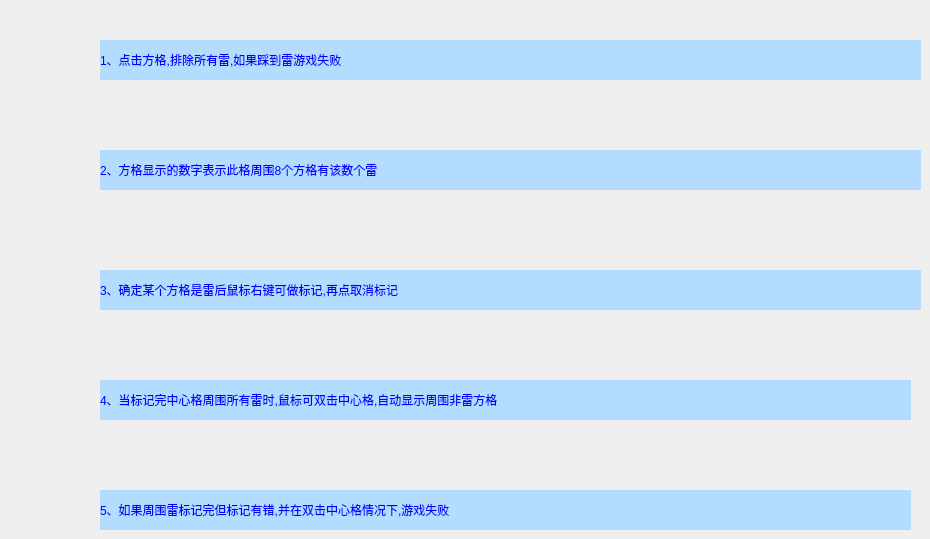
       <widget class="QWidget" name="tab">
        <attribute name="title">
         <string>游戏规则</string>
        </attribute>
        <widget class="QLabel" name="label_tip1">
         <property name="geometry">
          <rect>
           <x>100</x>
           <y>40</y>
           <width>821</width>
           <height>40</height>
          </rect>
         </property>
         <property name="styleSheet">
          <string notr="true">background-color: rgb(180, 220, 255);
color: rgb(0, 0, 255);
font: 18pt &quot;隶书&quot;;</string>
         </property>
         <property name="text">
          <string>1、点击方格,排除所有雷,如果踩到雷游戏失败</string>
         </property>
        </widget>
        <widget class="QLabel" name="label_tip2">
         <property name="geometry">
          <rect>
           <x>100</x>
           <y>150</y>
           <width>821</width>
           <height>40</height>
          </rect>
         </property>
         <property name="styleSheet">
          <string notr="true">background-color: rgb(180, 220, 255);
color: rgb(0, 0, 255);
font: 18pt &quot;隶书&quot;;</string>
         </property>
         <property name="text">
          <string>2、方格显示的数字表示此格周围8个方格有该数个雷</string>
         </property>
        </widget>
        <widget class="QLabel" name="label_tip3">
         <property name="geometry">
          <rect>
           <x>100</x>
           <y>270</y>
           <width>821</width>
           <height>40</height>
          </rect>
         </property>
         <property name="styleSheet">
          <string notr="true">background-color: rgb(180, 220, 255);
color: rgb(0, 0, 255);
font: 18pt &quot;隶书&quot;;</string>
         </property>
         <property name="text">
          <string>3、确定某个方格是雷后鼠标右键可做标记,再点取消标记</string>
         </property>
        </widget>
        <widget class="QLabel" name="label_tip4">
         <property name="geometry">
          <rect>
           <x>100</x>
           <y>380</y>
           <width>811</width>
           <height>40</height>
          </rect>
         </property>
         <property name="styleSheet">
          <string notr="true">background-color: rgb(180, 220, 255);
color: rgb(0, 0, 255);
font: 18pt &quot;隶书&quot;;</string>
         </property>
         <property name="text">
          <string>4、当标记完中心格周围所有雷时,鼠标可双击中心格,自动显示周围非雷方格</string>
         </property>
        </widget>
        <widget class="QLabel" name="label_tip5">
         <property name="geometry">
          <rect>
           <x>100</x>
           <y>490</y>
           <width>811</width>
           <height>40</height>
          </rect>
         </property>
         <property name="styleSheet">
          <string notr="true">background-color: rgb(180, 220, 255);
color: rgb(0, 0, 255);
font: 18pt &quot;隶书&quot;;</string>
         </property>
         <property name="text">
          <string>5、如果周围雷标记完但标记有错,并在双击中心格情况下,游戏失败</string>
         </property>
        </widget>
       </widget>
